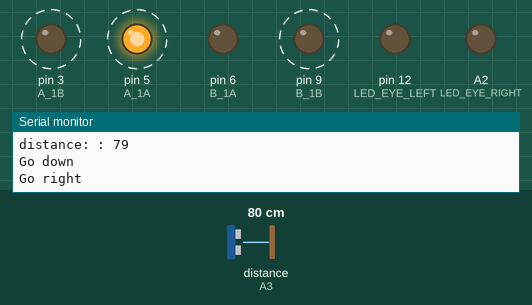
Recording of a sketch running on a simulated Arduino Uno, built for the host (arithmetic inside an expression is 32-bit, double 64-bit). On the bench: output pins drawn as LEDs (lit = HIGH), the last lines printed to the serial monitor. Wiring (inferred from the names in the program): ultrasonic range finder: trigger A4; echo A3. Dashed ring = blinking. The test bench sets the inputs (shaded band); at power-on: distance to the obstacle (sensor on A3) 80 cm. The echo pulse lasts 58.3 µs per cm; pins used as bus, display or sensor lines are not drawn.

Above: at 2.0 s.
2.1 s: distance to the obstacle (sensor on A3) set to 13 cm
5.6 s: distance to the obstacle (sensor on A3) set to 10 cm
At 6.2 s:
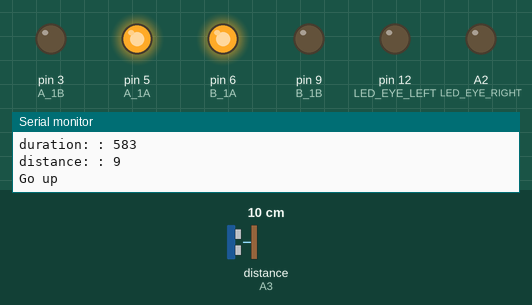
7.8 s: distance to the obstacle (sensor on A3) set to 18 cm
At 8.4 s:
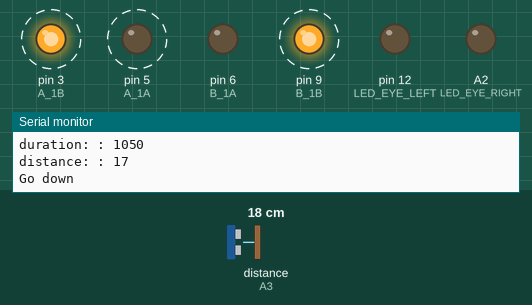
13.0 s: distance to the obstacle (sensor on A3) set to 2 cm
At 14.1 s:
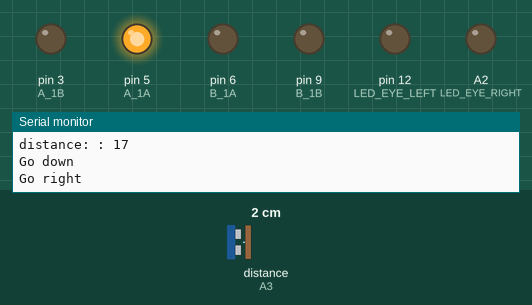
Timing chart, 0 to 16.0 s (numbered marks = the images above; inputs shaded):
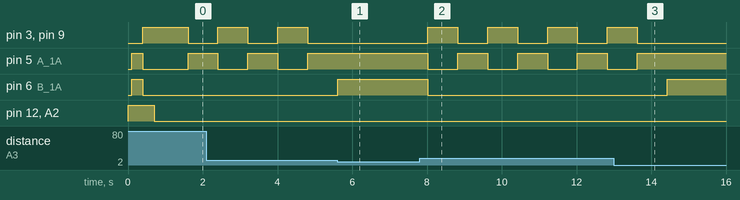

Measured:
- the behaviour switches between 12 and 11 cm on distance to the obstacle (sensor on A3) (found by bisection; images 0 and 1)
- after the input at 5.6 s, pin 3 (A_1B), pin 9 (B_1B): stays LOW (without the input it goes to HIGH after 0.01 s); pin 5 (A_1A): stays HIGH (without the input it goes to LOW after 0.01 s); pin 6 (B_1A): LOW → HIGH at once
- after the input at 7.8 s, pin 3 (A_1B), pin 5 (A_1A), pin 9 (B_1B): alternates HIGH for 0.80 s and LOW for 0.80 s, starting after 0.22 s; pin 6 (B_1A): HIGH → LOW after 0.22 s
- after the input at 13.0 s, pin 3 (A_1B), pin 9 (B_1B): goes on until 13.6 s, then stays LOW; pin 5 (A_1A): goes on until 13.6 s, then stays HIGH; pin 6 (B_1A): LOW → HIGH after 1.4 s
- by itself, pin 3 (A_1B), pin 5 (A_1A), pin 9 (B_1B): alternates HIGH for 0.80 s and LOW for 0.80 s

The sketch:

TAMIYA_cam_program_robot_by_ultrasonic_radar.ino
```cpp
/**
 * タミヤ カムプログラムロボット用スケッチ
 * 赤外線センサーで操作編
*/

const int COMMON_DELAY = 300;

// 目となるLEDふたつ
const int LED_EYE_RIGHT = A2;
const int LED_EYE_LEFT = 12;

// 超音波センサー
const int TRIG_PIN = A4;
const int ECHO_PIN = A3;

// モーターA
const int A_1A = 5;
const int A_1B = 3;
// モーターB
const int B_1A = 6;
const int B_1B = 9;

void setup() {
  pinMode(LED_EYE_RIGHT, OUTPUT);
  pinMode(LED_EYE_LEFT, OUTPUT);
  pinMode(TRIG_PIN, OUTPUT);
  pinMode(ECHO_PIN, INPUT);
  pinMode(A_1A, OUTPUT);
  pinMode(A_1B, OUTPUT);
  pinMode(B_1A, OUTPUT);
  pinMode(B_1B, OUTPUT);

  Serial.begin(9600);
  Serial.println("Initialization. Stop all motor first");

  // 慣らし運転
  stop(0);
  blink(HIGH);
  goUp(COMMON_DELAY);
  goDown(COMMON_DELAY);
  blink(LOW);
}

void loop() {
  //blink(HIGH);

  control();

  delay(1000);

  //blink(LOW);
}

/**
   LEDのオン・オフ操作
*/
void blink(int onOff) {
  String message = "LED: ";
  log(message.concat(String(onOff)));

  digitalWrite(LED_EYE_RIGHT, onOff);
  digitalWrite(LED_EYE_LEFT, onOff);

  delay(100);
}

void control() {

  // 障害物との距離を計測して障害物がなくなるまで旋回させる
  while(true) {
    // 障害物との距離を計測
    int distance = getDistance();

    if (distance == 0) {
      stop(COMMON_DELAY);
    } else if (distance <= 10) {
      // 地面を近くに検知できるときは前に進む
      goUp(COMMON_DELAY);
    } else {
      // 地面を近くに検知できないときは右に回避
      goDown(COMMON_DELAY + 500);
      goRight(COMMON_DELAY + 500);
    }
  }
}

/**
 * 距離を測定
 */
int getDistance() {

  // 超音波を出力
  digitalWrite(TRIG_PIN, LOW);
  delayMicroseconds(2);
  digitalWrite(TRIG_PIN, HIGH);
  delayMicroseconds(10);
  digitalWrite(TRIG_PIN, LOW);

  // 距離データ取得
  double duration = pulseIn(ECHO_PIN, HIGH);
  log("duration: ", duration);

  if (duration < 0) {
    // マイナスになる場合は誤作動と考えてSkip
    return 0;
  }

  double distance = 0;

  // 距離データが取得できたら距離をcmで計算する
  if (duration > 0) {

    // 往復距離なのでまず半分にする
    duration = duration / 2;

    // 音速を340m/sに設定
    distance = duration * 340 * 100 / 1000000;
    log("distance: ", distance);

  } else {
    distance = 0;
    log("distance: ", distance);

  }

  return distance;
}

/**
   正回転
*/
void goUp(int wait) {
  log("Go up");
  analogWriteForMotor(HIGH, LOW, HIGH, LOW);
  delay(wait);
}

/**
   逆回転
*/
void goDown(int wait) {
  log("Go down");
  analogWriteForMotor(LOW, HIGH, LOW, HIGH);
  delay(wait);
}

/**
   右回転
*/
void goRight(int wait) {
  log("Go right");
  analogWriteForMotor(HIGH, LOW, LOW, LOW);
  delay(wait);
}

/**
   左回転
*/
void goLeft(int wait) {
  log("Go left");
  analogWriteForMotor(LOW, LOW, HIGH, LOW);
  delay(wait);
}

/**
   停止
*/
void stop(int wait) {
  Serial.println("Stopping");
  analogWriteForMotor(LOW, LOW, LOW, LOW);
  delay(wait);
}

void analogWriteForMotor(int inputA, int inputB, int inputC, int inputD) {
  digitalWrite(A_1A, inputA);
  digitalWrite(A_1B, inputB);
  digitalWrite(B_1A, inputC);
  digitalWrite(B_1B, inputD);
}

void log(String message) {
  Serial.println(message);
}

void log(String name, int value) {
  Serial.println(name + ": " + String(value));
}
```
